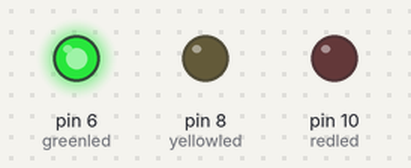
The sketch below on a simulated Arduino Uno, built with avr-gcc and run on an emulated ATmega328P. Shown: output pins drawn as LEDs (lit = HIGH).

Above: at 5.0 s.
At 12.5 s:
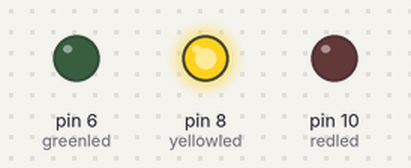
At 20.0 s:
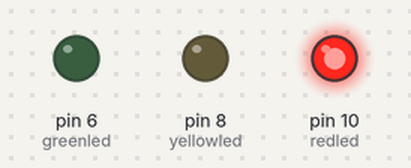
Timing chart, 0 to 32.5 s (numbered marks = the images above):
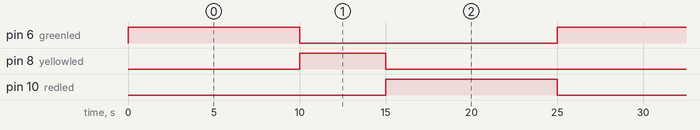

Measured:
- by itself, pin 6 (greenled), pin 10 (redled): alternates HIGH for 10.0 s and LOW for 15.0 s
- by itself, pin 8 (yellowled): alternates HIGH for 5.0 s and LOW for 20.0 s
- by itself, everything shown: repeats every 25.0 s, in 3 steps

The sketch:

ledsemaforo.ino
```cpp
int greenled = 6;
int yellowled = 8;
int redled = 10;

int tempomax = 10000; // 10 segundos

void reset() {
  digitalWrite(greenled, LOW);
  digitalWrite(yellowled, LOW);
  digitalWrite(redled, LOW);
}

void setup() {
  pinMode(greenled, OUTPUT);
  pinMode(yellowled, OUTPUT);
  pinMode(redled, OUTPUT);

  reset();
}

void loop() {
  reset();
  digitalWrite(greenled, HIGH);
  delay(tempomax);

  reset();
  digitalWrite(yellowled, HIGH);
  delay(tempomax / 2);

  reset();
  digitalWrite(redled, HIGH);
  delay(tempomax);
}
```
